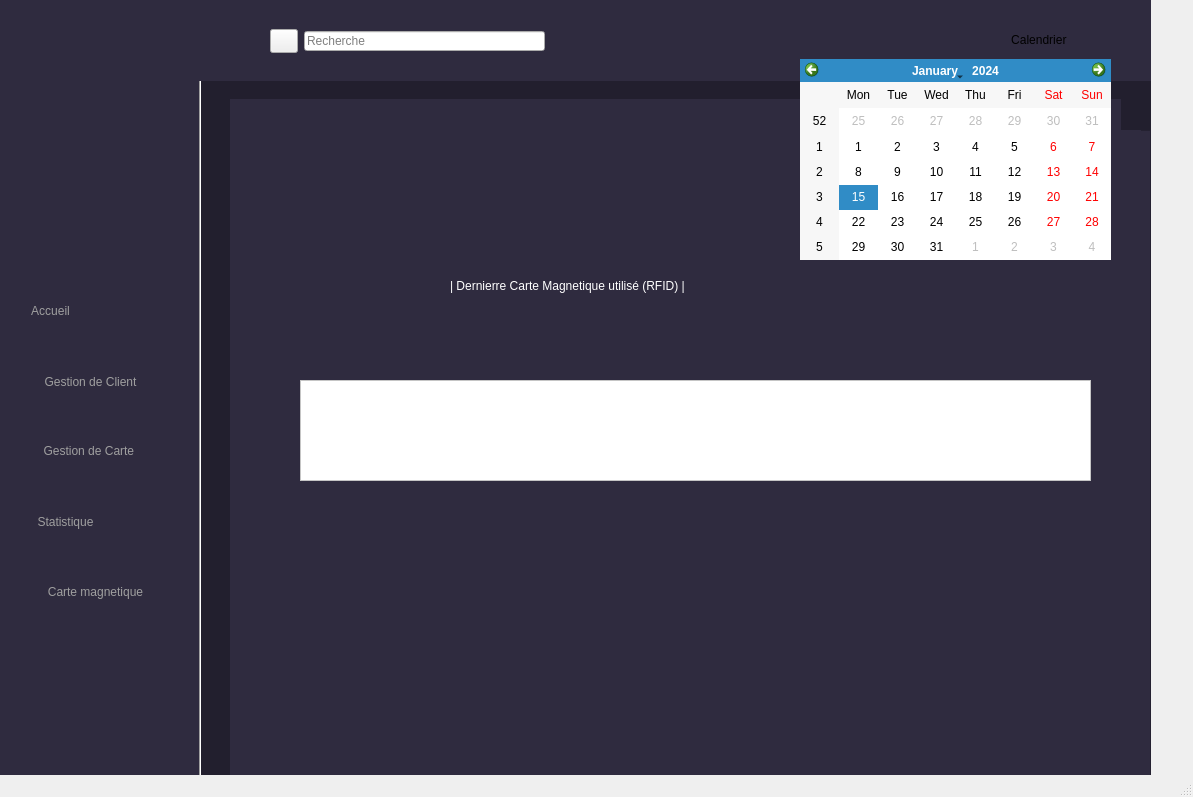
<?xml version="1.0" encoding="UTF-8"?>
<ui version="4.0">
 <class>client_j</class>
 <widget class="QMainWindow" name="client_j">
  <property name="geometry">
   <rect>
    <x>0</x>
    <y>0</y>
    <width>1193</width>
    <height>797</height>
   </rect>
  </property>
  <property name="windowTitle">
   <string>MainWindow</string>
  </property>
  <widget class="QWidget" name="centralwidget">
   <widget class="QLineEdit" name="lineEdit_2">
    <property name="geometry">
     <rect>
      <x>304</x>
      <y>31</y>
      <width>241</width>
      <height>20</height>
     </rect>
    </property>
    <property name="styleSheet">
     <string notr="true"/>
    </property>
    <property name="text">
     <string/>
    </property>
    <property name="placeholderText">
     <string>Recherche</string>
    </property>
   </widget>
   <widget class="QLabel" name="label">
    <property name="geometry">
     <rect>
      <x>0</x>
      <y>-1</y>
      <width>271</width>
      <height>811</height>
     </rect>
    </property>
    <property name="styleSheet">
     <string notr="true">background-color:rgb(47, 43, 63);</string>
    </property>
    <property name="text">
     <string/>
    </property>
   </widget>
   <widget class="QPushButton" name="Fonctionalite">
    <property name="geometry">
     <rect>
      <x>0</x>
      <y>439</y>
      <width>181</width>
      <height>23</height>
     </rect>
    </property>
    <property name="styleSheet">
     <string notr="true">QPushButton
{
border:none;
font: 10pt &quot;Microsoft YaHei&quot;;
color:rgb(159, 159, 159);}
QPushButton:hover
{
font: 11pt &quot;Microsoft YaHei&quot;;
border-left:10px solid rgb(255, 255, 255);
color:rgb(255, 255, 255;)
}
QPushButton:pressed
{
font: 10pt &quot;Microsoft YaHei&quot;;
}


</string>
    </property>
    <property name="text">
     <string>Gestion de Carte </string>
    </property>
    <property name="icon">
     <iconset>
      <normaloff>../../Desktop/Nouveau dossier/Nouveau dossier (2)/arton1019.png</normaloff>../../Desktop/Nouveau dossier/Nouveau dossier (2)/arton1019.png</iconset>
    </property>
   </widget>
   <widget class="QPushButton" name="statistique_2">
    <property name="geometry">
     <rect>
      <x>0</x>
      <y>580</y>
      <width>191</width>
      <height>23</height>
     </rect>
    </property>
    <property name="styleSheet">
     <string notr="true">QPushButton
{
border:none;
font: 10pt &quot;Microsoft YaHei&quot;;
color:rgb(159, 159, 159);}
QPushButton:hover
{
font: 11pt &quot;Microsoft YaHei&quot;;
border-left:10px solid rgb(255, 255, 255);
color:rgb(255, 255, 255;)
}
QPushButton:pressed
{
font: 10pt &quot;Microsoft YaHei&quot;;
}


</string>
    </property>
    <property name="text">
     <string>Carte magnetique</string>
    </property>
    <property name="icon">
     <iconset>
      <normaloff>../../Desktop/Nouveau dossier/Nouveau dossier (2)/statistics1.png</normaloff>../../Desktop/Nouveau dossier/Nouveau dossier (2)/statistics1.png</iconset>
    </property>
   </widget>
   <widget class="QPushButton" name="statistique">
    <property name="geometry">
     <rect>
      <x>0</x>
      <y>510</y>
      <width>131</width>
      <height>23</height>
     </rect>
    </property>
    <property name="styleSheet">
     <string notr="true">QPushButton#statistique
{
border:none;
font: 10pt &quot;Microsoft YaHei&quot;;
color:rgb(159, 159, 159);}
QPushButton#statistique:hover
{
font: 11pt &quot;Microsoft YaHei&quot;;
border-left:10px solid rgb(255, 255, 255);
color:rgb(255, 255, 255;)
}
QPushButton#statistique:pressed
{
font: 10pt &quot;Microsoft YaHei&quot;;
}


</string>
    </property>
    <property name="text">
     <string>Statistique</string>
    </property>
    <property name="icon">
     <iconset>
      <normaloff>../../Desktop/Nouveau dossier/Nouveau dossier (2)/statistique.png</normaloff>../../Desktop/Nouveau dossier/Nouveau dossier (2)/statistique.png</iconset>
    </property>
   </widget>
   <widget class="QPushButton" name="accueil">
    <property name="geometry">
     <rect>
      <x>0</x>
      <y>299</y>
      <width>101</width>
      <height>24</height>
     </rect>
    </property>
    <property name="styleSheet">
     <string notr="true">QPushButton#accueil
{
border:none;
font: 11pt &quot;Microsoft YaHei&quot;;
color:rgb(159, 159, 159);
}
QPushButton#accueil:hover
{
font: 12pt &quot;Microsoft YaHei&quot;;
border-left:10px solid rgb(255, 255, 255);
color:rgb(255, 255, 255;)
}
QPushButton#accueil:pressed
{
font: 11pt &quot;Microsoft YaHei&quot;;
}


</string>
    </property>
    <property name="text">
     <string>Accueil</string>
    </property>
    <property name="icon">
     <iconset>
      <normaloff>../../Desktop/Nouveau dossier/Nouveau dossier (2)/P-accueil-removebg-preview (1).png</normaloff>../../Desktop/Nouveau dossier/Nouveau dossier (2)/P-accueil-removebg-preview (1).png</iconset>
    </property>
   </widget>
   <widget class="QPushButton" name="calendrier">
    <property name="geometry">
     <rect>
      <x>980</x>
      <y>29</y>
      <width>121</width>
      <height>21</height>
     </rect>
    </property>
    <property name="styleSheet">
     <string notr="true">QPushButton#calendrier
{
border:none;
font: 11pt &quot;Microsoft YaHei&quot;;
color:rgb(75, 71, 91;)
}
QPushButton#calendrier:hover
{
font: 12pt &quot;Microsoft YaHei&quot;;
color:rgb(255, 255, 255;)
}
QPushButton#calendrier:pressed
{
font: 11pt &quot;Microsoft YaHei&quot;;
}</string>
    </property>
    <property name="text">
     <string>Calendrier </string>
    </property>
    <property name="icon">
     <iconset>
      <normaloff>../../Desktop/Nouveau dossier/Nouveau dossier (2)/calendrier.png</normaloff>../../Desktop/Nouveau dossier/Nouveau dossier (2)/calendrier.png</iconset>
    </property>
   </widget>
   <widget class="QWidget" name="rfid" native="true">
    <property name="geometry">
     <rect>
      <x>290</x>
      <y>130</y>
      <width>851</width>
      <height>651</height>
     </rect>
    </property>
    <property name="styleSheet">
     <string notr="true">
background-color:rgb(47, 43, 63);
</string>
    </property>
    <widget class="QLabel" name="labrfid">
     <property name="geometry">
      <rect>
       <x>330</x>
       <y>350</y>
       <width>161</width>
       <height>22</height>
      </rect>
     </property>
     <property name="styleSheet">
      <string notr="true">font: 9pt &quot;Microsoft YaHei&quot;;
color: rgb(255, 255, 255)
</string>
     </property>
     <property name="text">
      <string/>
     </property>
    </widget>
    <widget class="QLabel" name="label_41">
     <property name="geometry">
      <rect>
       <x>160</x>
       <y>130</y>
       <width>471</width>
       <height>51</height>
      </rect>
     </property>
     <property name="styleSheet">
      <string notr="true">font: 13pt &quot;Microsoft YaHei&quot;;
color: rgb(255, 255, 255)
</string>
     </property>
     <property name="text">
      <string>| Dernierre Carte Magnetique utilisé (RFID) |</string>
     </property>
    </widget>
    <widget class="QTableView" name="tableView_3">
     <property name="geometry">
      <rect>
       <x>10</x>
       <y>250</y>
       <width>791</width>
       <height>101</height>
      </rect>
     </property>
     <property name="styleSheet">
      <string notr="true">background-color: rgb(255, 255, 255);</string>
     </property>
    </widget>
   </widget>
   <widget class="QLabel" name="label_2">
    <property name="geometry">
     <rect>
      <x>200</x>
      <y>-1</y>
      <width>951</width>
      <height>811</height>
     </rect>
    </property>
    <property name="styleSheet">
     <string notr="true">background-color:rgb(34, 31, 46)</string>
    </property>
    <property name="text">
     <string/>
    </property>
   </widget>
   <widget class="QLabel" name="label_4">
    <property name="geometry">
     <rect>
      <x>180</x>
      <y>0</y>
      <width>971</width>
      <height>81</height>
     </rect>
    </property>
    <property name="styleSheet">
     <string notr="true">background-color:rgb(47, 43, 63);</string>
    </property>
    <property name="text">
     <string/>
    </property>
   </widget>
   <widget class="QLabel" name="label_6">
    <property name="geometry">
     <rect>
      <x>-100</x>
      <y>-1</y>
      <width>261</width>
      <height>191</height>
     </rect>
    </property>
    <property name="text">
     <string/>
    </property>
    <property name="pixmap">
     <pixmap>../../Desktop/Nouveau dossier/Nouveau dossier (2)/tttt-removebg-preview.png</pixmap>
    </property>
   </widget>
   <widget class="Line" name="line">
    <property name="geometry">
     <rect>
      <x>190</x>
      <y>-11</y>
      <width>20</width>
      <height>821</height>
     </rect>
    </property>
    <property name="orientation">
     <enum>Qt::Vertical</enum>
    </property>
   </widget>
   <widget class="QFrame" name="Client_frame">
    <property name="geometry">
     <rect>
      <x>230</x>
      <y>99</y>
      <width>891</width>
      <height>651</height>
     </rect>
    </property>
    <property name="styleSheet">
     <string notr="true">QFrame
{
background-color:rgb(47, 43, 63);
}</string>
    </property>
    <property name="frameShape">
     <enum>QFrame::StyledPanel</enum>
    </property>
    <property name="frameShadow">
     <enum>QFrame::Raised</enum>
    </property>
    <widget class="QLineEdit" name="id">
     <property name="geometry">
      <rect>
       <x>190</x>
       <y>133</y>
       <width>111</width>
       <height>16</height>
      </rect>
     </property>
     <property name="acceptDrops">
      <bool>true</bool>
     </property>
     <property name="styleSheet">
      <string notr="true">
border-radius:20px;
</string>
     </property>
     <property name="text">
      <string/>
     </property>
    </widget>
    <widget class="QLabel" name="label_11">
     <property name="geometry">
      <rect>
       <x>40</x>
       <y>130</y>
       <width>131</width>
       <height>22</height>
      </rect>
     </property>
     <property name="styleSheet">
      <string notr="true">font: 12pt &quot;Microsoft YaHei&quot;;
color:rgba(255,255,255);</string>
     </property>
     <property name="text">
      <string>Identifiant:</string>
     </property>
    </widget>
    <widget class="QLabel" name="label_12">
     <property name="geometry">
      <rect>
       <x>40</x>
       <y>260</y>
       <width>101</width>
       <height>22</height>
      </rect>
     </property>
     <property name="styleSheet">
      <string notr="true">font: 12pt &quot;Microsoft YaHei&quot;;
color:rgba(255,255,255);</string>
     </property>
     <property name="text">
      <string>Prenom:</string>
     </property>
    </widget>
    <widget class="QLineEdit" name="nom">
     <property name="geometry">
      <rect>
       <x>190</x>
       <y>200</y>
       <width>111</width>
       <height>16</height>
      </rect>
     </property>
     <property name="acceptDrops">
      <bool>true</bool>
     </property>
     <property name="styleSheet">
      <string notr="true">QLineEdit
{
border-radius:20px;
}</string>
     </property>
     <property name="text">
      <string/>
     </property>
    </widget>
    <widget class="QLabel" name="label_7">
     <property name="geometry">
      <rect>
       <x>40</x>
       <y>330</y>
       <width>101</width>
       <height>22</height>
      </rect>
     </property>
     <property name="styleSheet">
      <string notr="true">font: 12pt &quot;Microsoft YaHei&quot;;
color:rgba(255,255,255);</string>
     </property>
     <property name="text">
      <string>Genre:</string>
     </property>
    </widget>
    <widget class="QRadioButton" name="radioButton">
     <property name="geometry">
      <rect>
       <x>170</x>
       <y>330</y>
       <width>91</width>
       <height>18</height>
      </rect>
     </property>
     <property name="styleSheet">
      <string notr="true">color:rgb(255, 255, 255;)</string>
     </property>
     <property name="text">
      <string>Homme</string>
     </property>
     <property name="checked">
      <bool>true</bool>
     </property>
    </widget>
    <widget class="QRadioButton" name="radioButton_2">
     <property name="geometry">
      <rect>
       <x>260</x>
       <y>330</y>
       <width>83</width>
       <height>18</height>
      </rect>
     </property>
     <property name="styleSheet">
      <string notr="true">color:rgb(255, 255, 255;)</string>
     </property>
     <property name="text">
      <string>Femme</string>
     </property>
    </widget>
    <widget class="QDateEdit" name="dateedit">
     <property name="geometry">
      <rect>
       <x>190</x>
       <y>410</y>
       <width>101</width>
       <height>18</height>
      </rect>
     </property>
    </widget>
    <widget class="QLabel" name="label_8">
     <property name="geometry">
      <rect>
       <x>40</x>
       <y>410</y>
       <width>131</width>
       <height>22</height>
      </rect>
     </property>
     <property name="styleSheet">
      <string notr="true">font: 12pt &quot;Microsoft YaHei&quot;;
color:rgba(255,255,255);</string>
     </property>
     <property name="text">
      <string>Date_naissance:</string>
     </property>
    </widget>
    <widget class="QLineEdit" name="adresse">
     <property name="geometry">
      <rect>
       <x>190</x>
       <y>490</y>
       <width>111</width>
       <height>16</height>
      </rect>
     </property>
     <property name="acceptDrops">
      <bool>true</bool>
     </property>
     <property name="styleSheet">
      <string notr="true">QLineEdit
{
border-radius:20px;
}</string>
     </property>
     <property name="text">
      <string/>
     </property>
    </widget>
    <widget class="QLabel" name="label_9">
     <property name="geometry">
      <rect>
       <x>40</x>
       <y>490</y>
       <width>81</width>
       <height>22</height>
      </rect>
     </property>
     <property name="styleSheet">
      <string notr="true">font: 12pt &quot;Microsoft YaHei&quot;;
color:rgba(255,255,255);</string>
     </property>
     <property name="text">
      <string>Adresse:</string>
     </property>
    </widget>
    <widget class="QPushButton" name="reset">
     <property name="geometry">
      <rect>
       <x>140</x>
       <y>580</y>
       <width>75</width>
       <height>23</height>
      </rect>
     </property>
     <property name="text">
      <string>Reset</string>
     </property>
    </widget>
    <widget class="QLineEdit" name="prenom">
     <property name="geometry">
      <rect>
       <x>190</x>
       <y>270</y>
       <width>111</width>
       <height>16</height>
      </rect>
     </property>
     <property name="acceptDrops">
      <bool>true</bool>
     </property>
     <property name="styleSheet">
      <string notr="true">QLineEdit
{
border-radius:20px;
}</string>
     </property>
     <property name="text">
      <string/>
     </property>
    </widget>
    <widget class="QLabel" name="label_10">
     <property name="geometry">
      <rect>
       <x>40</x>
       <y>190</y>
       <width>121</width>
       <height>22</height>
      </rect>
     </property>
     <property name="styleSheet">
      <string notr="true">font: 12pt &quot;Microsoft YaHei&quot;;
color:rgba(255,255,255);</string>
     </property>
     <property name="text">
      <string>nom:</string>
     </property>
    </widget>
    <widget class="QLabel" name="label_3">
     <property name="geometry">
      <rect>
       <x>10</x>
       <y>10</y>
       <width>181</width>
       <height>31</height>
      </rect>
     </property>
     <property name="styleSheet">
      <string notr="true">font: 15pt &quot;Microsoft YaHei&quot;;
color:rgba(255,255,255);</string>
     </property>
     <property name="text">
      <string>Gestion client:</string>
     </property>
    </widget>
    <widget class="QTableView" name="tableView">
     <property name="geometry">
      <rect>
       <x>340</x>
       <y>120</y>
       <width>541</width>
       <height>461</height>
      </rect>
     </property>
     <property name="styleSheet">
      <string notr="true">background-color: rgb(255, 255, 255);</string>
     </property>
    </widget>
    <widget class="QPushButton" name="supprimer">
     <property name="geometry">
      <rect>
       <x>790</x>
       <y>610</y>
       <width>75</width>
       <height>24</height>
      </rect>
     </property>
     <property name="text">
      <string>Supprimer</string>
     </property>
    </widget>
    <widget class="QPushButton" name="modifier">
     <property name="geometry">
      <rect>
       <x>700</x>
       <y>610</y>
       <width>75</width>
       <height>24</height>
      </rect>
     </property>
     <property name="text">
      <string>Modifier</string>
     </property>
    </widget>
    <widget class="QPushButton" name="recherche">
     <property name="geometry">
      <rect>
       <x>520</x>
       <y>610</y>
       <width>75</width>
       <height>24</height>
      </rect>
     </property>
     <property name="text">
      <string>Recherche</string>
     </property>
    </widget>
    <widget class="QPushButton" name="ajouter">
     <property name="geometry">
      <rect>
       <x>610</x>
       <y>610</y>
       <width>75</width>
       <height>24</height>
      </rect>
     </property>
     <property name="text">
      <string>Ajouter</string>
     </property>
    </widget>
    <widget class="QWidget" name="layoutWidget">
     <property name="geometry">
      <rect>
       <x>540</x>
       <y>80</y>
       <width>207</width>
       <height>30</height>
      </rect>
     </property>
     <layout class="QHBoxLayout" name="horizontalLayout">
      <item>
       <widget class="QPushButton" name="recherche_2">
        <property name="text">
         <string>Trie</string>
        </property>
       </widget>
      </item>
      <item>
       <widget class="QComboBox" name="comboBox">
        <property name="styleSheet">
         <string notr="true">background-color: rgb(255, 255, 255);</string>
        </property>
        <item>
         <property name="text">
          <string>Croissant</string>
         </property>
        </item>
        <item>
         <property name="text">
          <string>Decroissant</string>
         </property>
        </item>
       </widget>
      </item>
     </layout>
    </widget>
    <widget class="QPushButton" name="afficher">
     <property name="geometry">
      <rect>
       <x>430</x>
       <y>610</y>
       <width>75</width>
       <height>24</height>
      </rect>
     </property>
     <property name="text">
      <string>Afficher</string>
     </property>
    </widget>
   </widget>
   <widget class="QWidget" name="widget" native="true">
    <property name="geometry">
     <rect>
      <x>230</x>
      <y>99</y>
      <width>891</width>
      <height>681</height>
     </rect>
    </property>
    <property name="styleSheet">
     <string notr="true">
background-color:rgb(47, 43, 63);
</string>
    </property>
    <widget class="QFrame" name="horizontalFrame">
     <property name="geometry">
      <rect>
       <x>0</x>
       <y>130</y>
       <width>471</width>
       <height>401</height>
      </rect>
     </property>
     <layout class="QHBoxLayout" name="horizontalLayout_2"/>
    </widget>
    <widget class="QLabel" name="label_5">
     <property name="geometry">
      <rect>
       <x>60</x>
       <y>520</y>
       <width>31</width>
       <height>21</height>
      </rect>
     </property>
     <property name="styleSheet">
      <string notr="true">background-color: rgb(44, 137, 84);</string>
     </property>
     <property name="text">
      <string/>
     </property>
    </widget>
    <widget class="QLabel" name="label_16">
     <property name="geometry">
      <rect>
       <x>60</x>
       <y>570</y>
       <width>31</width>
       <height>21</height>
      </rect>
     </property>
     <property name="styleSheet">
      <string notr="true">background-color: rgb(21, 64, 39);</string>
     </property>
     <property name="text">
      <string/>
     </property>
    </widget>
    <widget class="QLabel" name="label_17">
     <property name="geometry">
      <rect>
       <x>60</x>
       <y>620</y>
       <width>31</width>
       <height>21</height>
      </rect>
     </property>
     <property name="styleSheet">
      <string notr="true">background-color: rgb(122, 200, 156);</string>
     </property>
     <property name="text">
      <string/>
     </property>
    </widget>
    <widget class="QLabel" name="label_18">
     <property name="geometry">
      <rect>
       <x>120</x>
       <y>570</y>
       <width>211</width>
       <height>22</height>
      </rect>
     </property>
     <property name="styleSheet">
      <string notr="true">font: 9pt &quot;Microsoft YaHei&quot;;
color: rgb(255, 255, 255)
</string>
     </property>
     <property name="text">
      <string>Personne agé plus 75</string>
     </property>
    </widget>
    <widget class="QLabel" name="label_19">
     <property name="geometry">
      <rect>
       <x>120</x>
       <y>520</y>
       <width>161</width>
       <height>22</height>
      </rect>
     </property>
     <property name="styleSheet">
      <string notr="true">font: 9pt &quot;Microsoft YaHei&quot;;
color: rgb(255, 255, 255)
</string>
     </property>
     <property name="text">
      <string>Adulte entre 18 et 75</string>
     </property>
    </widget>
    <widget class="QLabel" name="label_20">
     <property name="geometry">
      <rect>
       <x>120</x>
       <y>620</y>
       <width>171</width>
       <height>22</height>
      </rect>
     </property>
     <property name="styleSheet">
      <string notr="true">font: 9pt &quot;Microsoft YaHei&quot;;
color: rgb(255, 255, 255)
</string>
     </property>
     <property name="text">
      <string>Enfant inférieur a 18</string>
     </property>
    </widget>
    <widget class="QLabel" name="label_21">
     <property name="geometry">
      <rect>
       <x>110</x>
       <y>130</y>
       <width>261</width>
       <height>31</height>
      </rect>
     </property>
     <property name="styleSheet">
      <string notr="true">font: 12pt &quot;Microsoft YaHei&quot;;
color: rgb(255, 255, 255)
</string>
     </property>
     <property name="text">
      <string>|Statistique client age|</string>
     </property>
    </widget>
    <widget class="QLabel" name="label_22">
     <property name="geometry">
      <rect>
       <x>390</x>
       <y>50</y>
       <width>131</width>
       <height>31</height>
      </rect>
     </property>
     <property name="styleSheet">
      <string notr="true">font: 14pt &quot;Microsoft YaHei&quot;;
color:rgb(159, 159, 159);
</string>
     </property>
     <property name="text">
      <string>Actualité</string>
     </property>
    </widget>
    <widget class="QFrame" name="horizontalFrame_2">
     <property name="geometry">
      <rect>
       <x>430</x>
       <y>150</y>
       <width>461</width>
       <height>381</height>
      </rect>
     </property>
     <property name="styleSheet">
      <string notr="true">
background-color:rgb(47, 43, 63);
</string>
     </property>
     <layout class="QHBoxLayout" name="horizontalLayout_4"/>
    </widget>
    <widget class="QLabel" name="label_23">
     <property name="geometry">
      <rect>
       <x>600</x>
       <y>130</y>
       <width>261</width>
       <height>51</height>
      </rect>
     </property>
     <property name="styleSheet">
      <string notr="true">font: 12pt &quot;Microsoft YaHei&quot;;
color: rgb(255, 255, 255)
</string>
     </property>
     <property name="text">
      <string>|Statistique nouveau Client |</string>
     </property>
    </widget>
   </widget>
   <widget class="QFrame" name="fonctionaliteframe">
    <property name="geometry">
     <rect>
      <x>290</x>
      <y>130</y>
      <width>861</width>
      <height>661</height>
     </rect>
    </property>
    <property name="styleSheet">
     <string notr="true">QFrame
{
background-color:rgb(47, 43, 63);
}</string>
    </property>
    <property name="frameShape">
     <enum>QFrame::StyledPanel</enum>
    </property>
    <property name="frameShadow">
     <enum>QFrame::Raised</enum>
    </property>
    <widget class="QTabWidget" name="tabWidget">
     <property name="geometry">
      <rect>
       <x>70</x>
       <y>100</y>
       <width>761</width>
       <height>511</height>
      </rect>
     </property>
     <property name="currentIndex">
      <number>0</number>
     </property>
     <widget class="QWidget" name="tab">
      <attribute name="title">
       <string>Carte de fidelité</string>
      </attribute>
      <widget class="QTableView" name="tableView_2">
       <property name="geometry">
        <rect>
         <x>40</x>
         <y>180</y>
         <width>681</width>
         <height>221</height>
        </rect>
       </property>
       <property name="styleSheet">
        <string notr="true">background-color: rgb(255, 255, 255);</string>
       </property>
      </widget>
      <widget class="QPushButton" name="pushButton">
       <property name="geometry">
        <rect>
         <x>120</x>
         <y>430</y>
         <width>93</width>
         <height>28</height>
        </rect>
       </property>
       <property name="text">
        <string>Ajouter</string>
       </property>
      </widget>
      <widget class="QPushButton" name="pushButton_2">
       <property name="geometry">
        <rect>
         <x>250</x>
         <y>430</y>
         <width>93</width>
         <height>28</height>
        </rect>
       </property>
       <property name="text">
        <string>Afficher</string>
       </property>
      </widget>
      <widget class="QPushButton" name="pushButton_3">
       <property name="geometry">
        <rect>
         <x>370</x>
         <y>430</y>
         <width>93</width>
         <height>28</height>
        </rect>
       </property>
       <property name="text">
        <string>Supprimer</string>
       </property>
      </widget>
      <widget class="QPushButton" name="pushButton_4">
       <property name="geometry">
        <rect>
         <x>510</x>
         <y>430</y>
         <width>93</width>
         <height>28</height>
        </rect>
       </property>
       <property name="text">
        <string>Modifier</string>
       </property>
      </widget>
      <widget class="QLabel" name="label_14">
       <property name="geometry">
        <rect>
         <x>120</x>
         <y>130</y>
         <width>111</width>
         <height>22</height>
        </rect>
       </property>
       <property name="styleSheet">
        <string notr="true">font: 12pt &quot;Microsoft YaHei&quot;;
color:rgba(255,255,255);</string>
       </property>
       <property name="text">
        <string>Point:</string>
       </property>
      </widget>
      <widget class="QLineEdit" name="pointcarte">
       <property name="geometry">
        <rect>
         <x>240</x>
         <y>130</y>
         <width>113</width>
         <height>22</height>
        </rect>
       </property>
      </widget>
      <widget class="QLabel" name="label_13">
       <property name="geometry">
        <rect>
         <x>110</x>
         <y>70</y>
         <width>111</width>
         <height>22</height>
        </rect>
       </property>
       <property name="styleSheet">
        <string notr="true">font: 12pt &quot;Microsoft YaHei&quot;;
color: rgb(255, 255, 255)
</string>
       </property>
       <property name="text">
        <string>Identifiant:</string>
       </property>
      </widget>
      <widget class="QComboBox" name="comboBox_2">
       <property name="geometry">
        <rect>
         <x>240</x>
         <y>70</y>
         <width>111</width>
         <height>22</height>
        </rect>
       </property>
       <property name="styleSheet">
        <string notr="true">background-color: rgb(255, 255, 255);</string>
       </property>
       <property name="editable">
        <bool>true</bool>
       </property>
      </widget>
     </widget>
     <widget class="QWidget" name="tab_2">
      <attribute name="title">
       <string>Client innactif</string>
      </attribute>
      <widget class="QPushButton" name="pushButton_5">
       <property name="geometry">
        <rect>
         <x>320</x>
         <y>300</y>
         <width>93</width>
         <height>28</height>
        </rect>
       </property>
       <property name="text">
        <string>Valider</string>
       </property>
      </widget>
      <widget class="QLabel" name="label_15">
       <property name="geometry">
        <rect>
         <x>150</x>
         <y>110</y>
         <width>431</width>
         <height>22</height>
        </rect>
       </property>
       <property name="styleSheet">
        <string notr="true">font: 12pt &quot;Microsoft YaHei&quot;;
color: rgb(255, 255, 255)
</string>
       </property>
       <property name="text">
        <string>Supprimer tous les clients innactifs avant le:</string>
       </property>
      </widget>
      <widget class="QDateEdit" name="datesupp">
       <property name="geometry">
        <rect>
         <x>310</x>
         <y>210</y>
         <width>110</width>
         <height>22</height>
        </rect>
       </property>
      </widget>
     </widget>
     <widget class="QWidget" name="tab_3">
      <attribute name="title">
       <string>Pdf</string>
      </attribute>
      <widget class="QPushButton" name="pushButton_7">
       <property name="geometry">
        <rect>
         <x>340</x>
         <y>200</y>
         <width>93</width>
         <height>28</height>
        </rect>
       </property>
       <property name="text">
        <string>pdf</string>
       </property>
      </widget>
     </widget>
    </widget>
   </widget>
   <widget class="QCalendarWidget" name="calendarWidget">
    <property name="geometry">
     <rect>
      <x>800</x>
      <y>59</y>
      <width>311</width>
      <height>201</height>
     </rect>
    </property>
   </widget>
   <widget class="QPushButton" name="pushButton_6">
    <property name="geometry">
     <rect>
      <x>270</x>
      <y>29</y>
      <width>28</width>
      <height>24</height>
     </rect>
    </property>
    <property name="focusPolicy">
     <enum>Qt::WheelFocus</enum>
    </property>
    <property name="styleSheet">
     <string notr="true"/>
    </property>
    <property name="text">
     <string/>
    </property>
    <property name="icon">
     <iconset>
      <normaloff>../../Desktop/Nouveau dossier/Nouveau dossier (2)/loop.png</normaloff>../../Desktop/Nouveau dossier/Nouveau dossier (2)/loop.png</iconset>
    </property>
   </widget>
   <widget class="QPushButton" name="gestionclient">
    <property name="geometry">
     <rect>
      <x>0</x>
      <y>370</y>
      <width>181</width>
      <height>23</height>
     </rect>
    </property>
    <property name="styleSheet">
     <string notr="true">QPushButton#gestionclient
{
border:none;
font: 10pt &quot;Microsoft YaHei&quot;;
color:rgb(159, 159, 159);
}
QPushButton#gestionclient:hover
{
font: 11pt &quot;Microsoft YaHei&quot;;
border-left:10px solid rgb(255, 255, 255);
color:rgb(255, 255, 255;)
}
QPushButton#gestionclient:pressed
{
font: 10pt &quot;Microsoft YaHei&quot;;
}

</string>
    </property>
    <property name="text">
     <string>Gestion de Client</string>
    </property>
    <property name="icon">
     <iconset>
      <normaloff>../../Desktop/Nouveau dossier/Nouveau dossier (2)/Add_User-80_icon-icons.com_57380.png</normaloff>../../Desktop/Nouveau dossier/Nouveau dossier (2)/Add_User-80_icon-icons.com_57380.png</iconset>
    </property>
   </widget>
   <zorder>label</zorder>
   <zorder>Fonctionalite</zorder>
   <zorder>statistique_2</zorder>
   <zorder>statistique</zorder>
   <zorder>label_2</zorder>
   <zorder>label_6</zorder>
   <zorder>line</zorder>
   <zorder>Client_frame</zorder>
   <zorder>widget</zorder>
   <zorder>fonctionaliteframe</zorder>
   <zorder>gestionclient</zorder>
   <zorder>label_4</zorder>
   <zorder>calendrier</zorder>
   <zorder>accueil</zorder>
   <zorder>lineEdit_2</zorder>
   <zorder>pushButton_6</zorder>
   <zorder>rfid</zorder>
   <zorder>calendarWidget</zorder>
  </widget>
  <widget class="QStatusBar" name="statusbar"/>
 </widget>
 <resources/>
 <connections/>
</ui>
